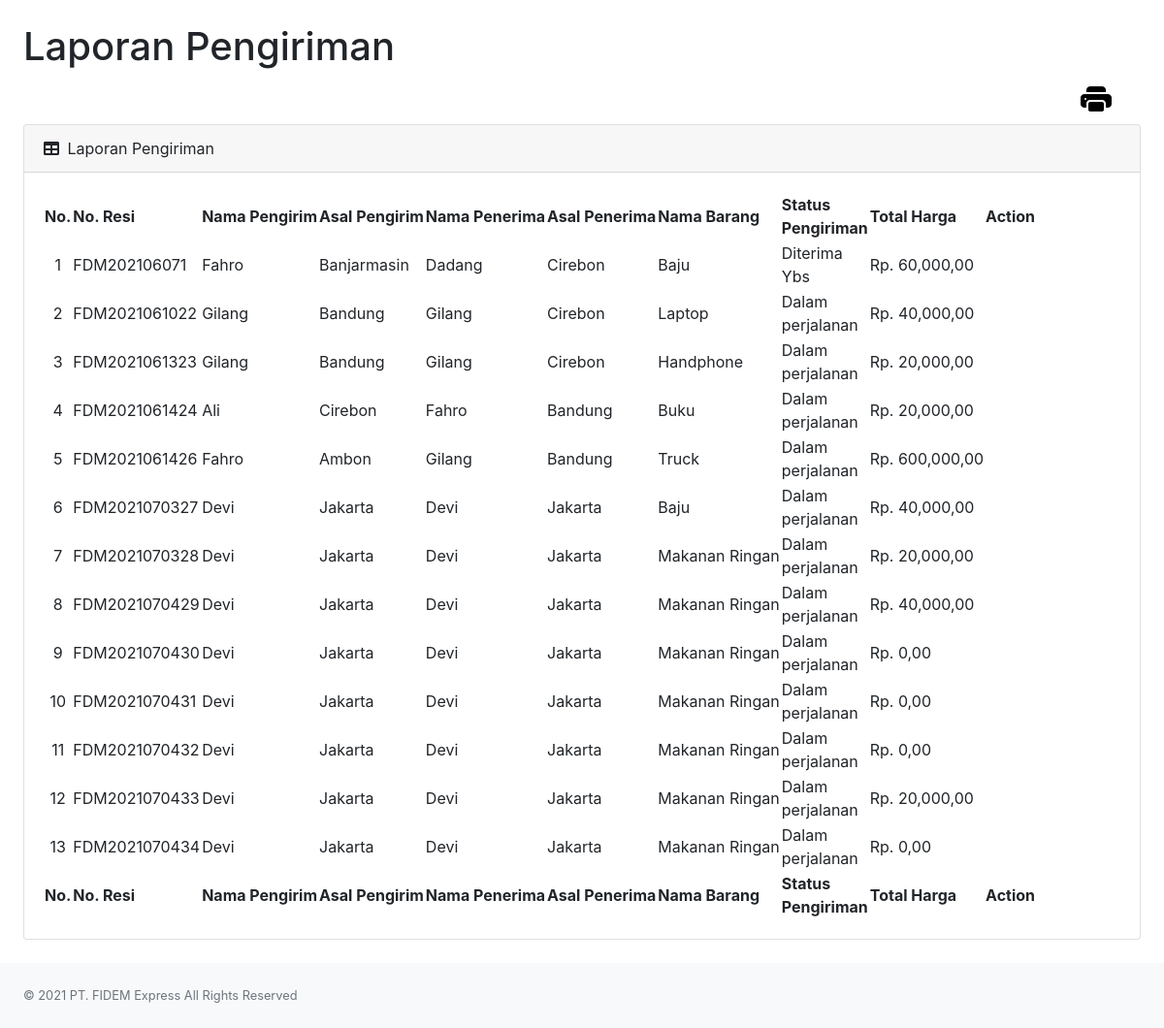
/admin/lapkirim.php, run on the app's committed database.
### tables this page shows
CREATE TABLE `order` (
  `id` int(11) NOT NULL,
  `no_resi` varchar(50) NOT NULL,
  `tgl_transaksi` varchar(25) NOT NULL,
  `nama_pengirim` varchar(100) NOT NULL,
  `asal_pengirim` varchar(50) NOT NULL,
  `alamat_pengirim` varchar(500) NOT NULL,
  `pos_pengirim` varchar(10) NOT NULL,
  `nomor_pengirim` varchar(25) NOT NULL,
  `nama_penerima` varchar(100) NOT NULL,
  `asal_penerima` varchar(50) NOT NULL,
  `alamat_penerima` varchar(500) NOT NULL,
  `pos_penerima` varchar(10) NOT NULL,
  `nomor_penerima` varchar(25) NOT NULL,
  `nama_barang` varchar(50) NOT NULL,
  `berat_barang` varchar(10) NOT NULL,
  `jenis_barang` varchar(30) NOT NULL,
  `banyak_barang` varchar(5) NOT NULL,
  `total_transaksi` varchar(50) NOT NULL,
  `status` varchar(100) NOT NULL
);

### admin/functions.php (called while the page is built, shortened)
<?php
function rupiah($harga)
{
    $hasil = "Rp. " . number_format($harga, '2', ',', ',');
    return $hasil;
}

### admin/lapkirim.php (the view, shortened to what this page needs)
<?php
require "functions.php";
?>
<!DOCTYPE html>
<html lang="en">
<head>
    <link href="https://cdn.jsdelivr.net/npm/simple-datatables@latest/dist/style.css" rel="stylesheet" />
    <link href="css/styles.css" rel="stylesheet" />
    <link rel="stylesheet" href="https://stackpath.bootstrapcdn.com/bootstrap/4.5.0/css/bootstrap.min.css">
    <link rel="stylesheet" href="https://maxcdn.bootstrapcdn.com/font-awesome/4.7.0/css/font-awesome.min.css">
    <link rel="stylesheet" href="https://cdn.jsdelivr.net/npm/bootstrap-icons@1.5.0/font/bootstrap-icons.css">
</head>
        <div id="layoutSidenav_content">
            <main>
                <div class="container-fluid px-4">
                    <h1 class="mt-4">Laporan Pengiriman</h1>
                        <div class="print" style="text-align: right;">
                                <a style="color: black;" href="cetaklap.php" target="_BLANK" title="Print" data-toggle="tooltip"><i style="font-size: xx-large; position: relative; right:30px" class="bi bi-printer-fill"></i></a>
                                </div>
                    <div class="card mb-4">
                        <div class="card-header">
                            <i class="fas fa-table me-1"></i> Laporan Pengiriman
                        </div>
                        <div class="card-body">
                            <table id="datatablesSimple">
                                <thead>
                                    <tr>
                                        <th style="text-align: center;" scope="col">No.</th>
                                        <th scope="col">No. Resi</th>
                                        <th scope="col">Nama Pengirim</th>
                                        <th scope="col">Asal Pengirim</th>
                                        <th scope="col">Nama Penerima</th>
                                        <th scope="col">Asal Penerima</th>
                                        <th scope="col">Nama Barang</th>
                                        <th scope="col">Status Pengiriman</th>
                                        <th scope="col">Total Harga</th>
                                        <th width="50" scope="col">Action</th>
                                    </tr>
                                </thead>
                                <tfoot>
                                    <tr>
                                        <th style="text-align: center;" scope="col">No.</th>
                                        <th scope="col">No. Resi</th>
                                        <th scope="col">Nama Pengirim</th>
                                        <th scope="col">Asal Pengirim</th>
                                        <th scope="col">Nama Penerima</th>
                                        <th scope="col">Asal Penerima</th>
                                        <th scope="col">Nama Barang</th>
                                        <th width="50" scope="col">Status Pengiriman</th>
                                        <th scope="col">Total Harga</th>
                                        <th scope="col">Action</th>
                                    </tr>
                                </tfoot>
                                <tbody>
                                    <?php
                                    $no = 1;
                                    $data = mysqli_query($conn, "SELECT * from `order`");
                                    while ($d = mysqli_fetch_array($data)) {
                                    ?>
                                        <tr>
                                            <td style="text-align: center;"><?php echo $no++; ?></td>
                                            <td><?php echo $d['no_resi']; ?></td>
                                            <td><?php echo $d['nama_pengirim']; ?></td>
                                            <td><?php echo $d['asal_pengirim']; ?></td>
                                            <td><?php echo $d['nama_penerima']; ?></td>
                                            <td><?php echo $d['asal_penerima']; ?></td>
                                            <td><?php echo $d['nama_barang']; ?></td>
                                            <td><?php echo $d['status']; ?></td>
                                            <td><?php echo rupiah($d['total_transaksi']); ?></td>
                                            <td style="color: #a0a5b1; margin: 0 5px; text-align: center;">
                                            </td>
                                        </tr>
                                    <?php
                                    }
                                    ?>
                                </tbody>
                            </table>
                        </div>
                    </div>
                </div>
            </main>
            <footer class="py-4 bg-light mt-auto">
                <div class="container-fluid px-4">
                    <div class="d-flex align-items-center justify-content-between small">
                    <div class="text-muted">&copy; 2021 PT. FIDEM Express All Rights Reserved</div>
                    </div>
                </div>
            </footer>
        </div>
</body>
</html>

### data on the page
order: no_resi "FDM202106071", nama_pengirim "Fahro", asal_pengirim "Banjarmasin", nama_penerima "Dadang", asal_penerima "Cirebon", nama_barang "Baju", status "Diterima Ybs", total_transaksi "Rp. 60,000,00"
order: no_resi "FDM2021061022", nama_pengirim "Gilang", asal_pengirim "Bandung", nama_penerima "Gilang", asal_penerima "Cirebon", nama_barang "Laptop", status "Dalam perjalanan", total_transaksi "Rp. 40,000,00"
order: no_resi "FDM2021061323", nama_pengirim "Gilang", asal_pengirim "Bandung", nama_penerima "Gilang", asal_penerima "Cirebon", nama_barang "Handphone", status "Dalam perjalanan", total_transaksi "Rp. 20,000,00"
order: no_resi "FDM2021061424", nama_pengirim "Ali", asal_pengirim "Cirebon", nama_penerima "Fahro", asal_penerima "Bandung", nama_barang "Buku", status "Dalam perjalanan", total_transaksi "Rp. 20,000,00"
order: no_resi "FDM2021061426", nama_pengirim "Fahro", asal_pengirim "Ambon", nama_penerima "Gilang", asal_penerima "Bandung", nama_barang "Truck", status "Dalam perjalanan", total_transaksi "Rp. 600,000,00"
order: no_resi "FDM2021070327", nama_pengirim "Devi", asal_pengirim "Jakarta", nama_penerima "Devi", asal_penerima "Jakarta", nama_barang "Baju", status "Dalam perjalanan", total_transaksi "Rp. 40,000,00"
order: no_resi "FDM2021070328", nama_pengirim "Devi", asal_pengirim "Jakarta", nama_penerima "Devi", asal_penerima "Jakarta", nama_barang "Makanan Ringan", status "Dalam perjalanan", total_transaksi "Rp. 20,000,00"
order: no_resi "FDM2021070429", nama_pengirim "Devi", asal_pengirim "Jakarta", nama_penerima "Devi", asal_penerima "Jakarta", nama_barang "Makanan Ringan", status "Dalam perjalanan", total_transaksi "Rp. 40,000,00"
order: no_resi "FDM2021070430", nama_pengirim "Devi", asal_pengirim "Jakarta", nama_penerima "Devi", asal_penerima "Jakarta", nama_barang "Makanan Ringan", status "Dalam perjalanan", total_transaksi "Rp. 0,00"
order: no_resi "FDM2021070431", nama_pengirim "Devi", asal_pengirim "Jakarta", nama_penerima "Devi", asal_penerima "Jakarta", nama_barang "Makanan Ringan", status "Dalam perjalanan", total_transaksi "Rp. 0,00"
order: no_resi "FDM2021070432", nama_pengirim "Devi", asal_pengirim "Jakarta", nama_penerima "Devi", asal_penerima "Jakarta", nama_barang "Makanan Ringan", status "Dalam perjalanan", total_transaksi "Rp. 0,00"
order: no_resi "FDM2021070433", nama_pengirim "Devi", asal_pengirim "Jakarta", nama_penerima "Devi", asal_penerima "Jakarta", nama_barang "Makanan Ringan", status "Dalam perjalanan", total_transaksi "Rp. 20,000,00"
order: no_resi "FDM2021070434", nama_pengirim "Devi", asal_pengirim "Jakarta", nama_penerima "Devi", asal_penerima "Jakarta", nama_barang "Makanan Ringan", status "Dalam perjalanan", total_transaksi "Rp. 0,00"
